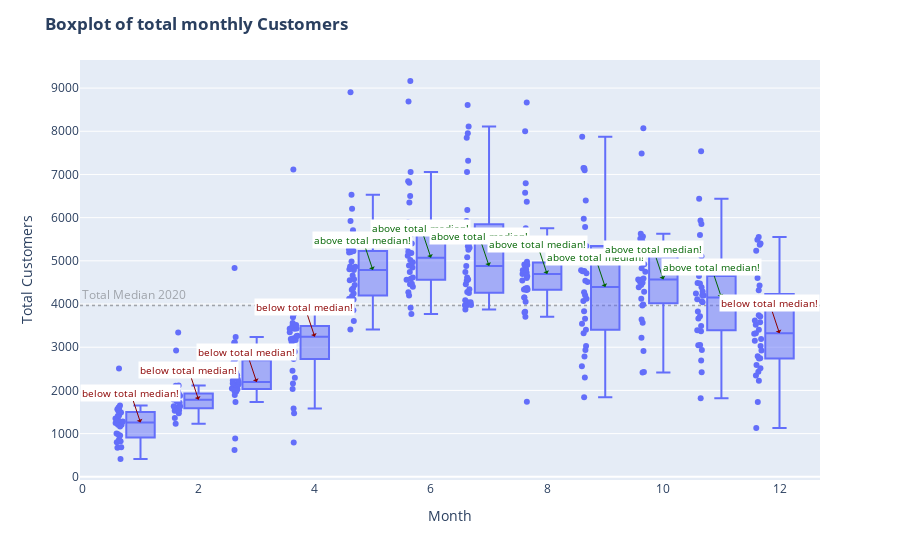

This figure's notebook cell:
### Code cell
fig= px.box(
 x= df_box_2020.month,
 y=df_box_2020.registered_customer,
 points= "all",
 labels= dict(x= "Month", y= "Total Customers")
)

fig.add_hline(
 y= df_box_2020.registered_customer.median(),
 opacity = 0.3,
 line_dash= "dot",
 line_color= "black",
 layer= "below",
 annotation_text= "Total Median 2020",
 annotation_position= "top left",
 annotation_font_color= "black",
)

fig.update_annotations(opacity= 0.3)

for month in df_box_2020.month.unique():
  prefix= "same as"
  color= "grey"
  if df_box_2020.registered_customer.median() < df_box_2020[df_box_2020.month == month].registered_customer.median():
   prefix= "above"
   color= "darkgreen"
  elif df_box_2020.registered_customer.median() > df_box_2020[df_box_2020.month == month].registered_customer.median():
   prefix= "below"
   color= "darkred"

  fig.add_annotation(
    text=f"{prefix} total median!", x=month, y= df_box_2020[df_box_2020.month == month].registered_customer.median(),
        arrowhead=1, showarrow=True, arrowcolor=color,        
        bgcolor='white',
        font=dict(size=10, color=color)
   )
fig.update_layout(title= dict(text= "<b>Boxplot of total monthly Customers</b>"))
fig.show()

### Figure 1 — Plotly figure (JSON) as saved in the notebook; plotly's stock layout.template omitted (floating-point values rounded to 4 significant figures; data arrays with more than 128 entries replaced by an {"elided": "..."} marker saying what was removed)
{"data": [{"alignmentgroup": "True", "boxpoints": "all", "hovertemplate": "Month=%{x}<br>Total Customers=%{y}<extra></extra>", "legendgroup": "", "marker": {"color": "#636efa"}, "name": "", "notched": false, "offsetgroup": "", "orientation": "v", "showlegend": false, "type": "box", "x": {"elided": "363 int values"}, "x0": " ", "xaxis": "x", "y": {"elided": "363 int values"}, "y0": " ", "yaxis": "y"}], "layout": {"annotations": [{"font": {"color": "black"}, "opacity": 0.3, "showarrow": false, "text": "Total Median 2020", "x": 0, "xanchor": "left", "xref": "x domain", "y": 3973, "yanchor": "bottom", "yref": "y"}, {"arrowcolor": "darkred", "arrowhead": 1, "bgcolor": "white", "font": {"color": "darkred", "size": 10}, "showarrow": true, "text": "below total median!", "x": 1, "y": 1256.0}, {"arrowcolor": "darkred", "arrowhead": 1, "bgcolor": "white", "font": {"color": "darkred", "size": 10}, "showarrow": true, "text": "below total median!", "x": 2, "y": 1781}, {"arrowcolor": "darkred", "arrowhead": 1, "bgcolor": "white", "font": {"color": "darkred", "size": 10}, "showarrow": true, "text": "below total median!", "x": 3, "y": 2192}, {"arrowcolor": "darkred", "arrowhead": 1, "bgcolor": "white", "font": {"color": "darkred", "size": 10}, "showarrow": true, "text": "below total median!", "x": 4, "y": 3240}, {"arrowcolor": "darkgreen", "arrowhead": 1, "bgcolor": "white", "font": {"color": "darkgreen", "size": 10}, "showarrow": true, "text": "above total median!", "x": 5, "y": 4787}, {"arrowcolor": "darkgreen", "arrowhead": 1, "bgcolor": "white", "font": {"color": "darkgreen", "size": 10}, "showarrow": true, "text": "above total median!", "x": 6, "y": 5070.0}, {"arrowcolor": "darkgreen", "arrowhead": 1, "bgcolor": "white", "font": {"color": "darkgreen", "size": 10}, "showarrow": true, "text": "above total median!", "x": 7, "y": 4881}, {"arrowcolor": "darkgreen", "arrowhead": 1, "bgcolor": "white", "font": {"color": "darkgreen", "size": 10}, "showarrow": true, "text": "above total median!", "x": 8, "y": 4694}, {"arrowcolor": "darkgreen", "arrowhead": 1, "bgcolor": "white", "font": {"color": "darkgreen", "size": 10}, "showarrow": true, "text": "above total median!", "x": 9, "y": 4392.0}, {"arrowcolor": "darkgreen", "arrowhead": 1, "bgcolor": "white", "font": {"color": "darkgreen", "size": 10}, "showarrow": true, "text": "above total median!", "x": 10, "y": 4570}, {"arrowcolor": "darkgreen", "arrowhead": 1, "bgcolor": "white", "font": {"color": "darkgreen", "size": 10}, "showarrow": true, "text": "above total median!", "x": 11, "y": 4152}, {"arrowcolor": "darkred", "arrowhead": 1, "bgcolor": "white", "font": {"color": "darkred", "size": 10}, "showarrow": true, "text": "below total median!", "x": 12, "y": 3322}], "boxmode": "group", "legend": {"tracegroupgap": 0}, "margin": {"t": 60}, "shapes": [{"layer": "below", "line": {"color": "black", "dash": "dot"}, "opacity": 0.3, "type": "line", "x0": 0, "x1": 1, "xref": "x domain", "y0": 3973, "y1": 3973, "yref": "y"}], "title": {"text": "<b>Boxplot of total monthly Customers</b>"}, "xaxis": {"anchor": "y", "domain": [0, 1], "title": {"text": "Month"}}, "yaxis": {"anchor": "x", "domain": [0, 1], "title": {"text": "Total Customers"}}}}
